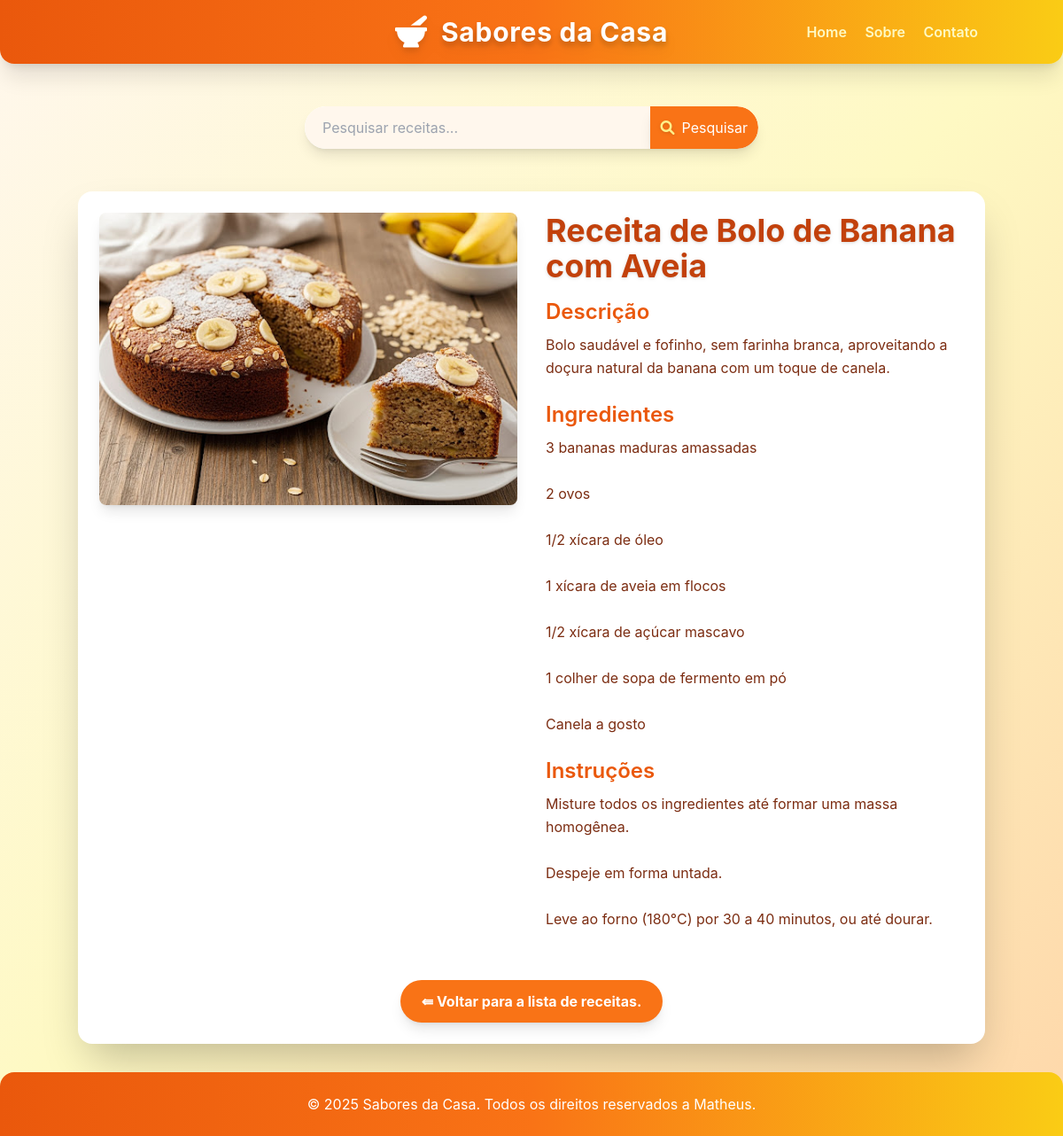
The page /receitas/receita/5/ on the database its author committed.
### receitas/models.py (models this page shows, shortened)
class Receita(models.Model):
    CATEGORIAS = [
        ("doces", "Doces"),
        ("salgadas", "Salgadas"),
        ("bebidas", "Bebidas"),
    ]
    title = models.CharField(max_length=200)
    description = models.TextField()
    ingredients = models.TextField()
    instructions = models.TextField()
    categoria = models.CharField(max_length=20, choices=CATEGORIAS, default="doces")
    image = models.ImageField(upload_to="receitas/images/", null=True, blank=True)
    created_at = models.DateTimeField(auto_now_add=True)
    updated_at = models.DateTimeField(auto_now=True)
    class Meta:
        verbose_name = "Receita"
        verbose_name_plural = "Receitas"
        ordering = ["-created_at"]

### receitas/views.py (the view)
# urls.py: path('receita/<int:id>/', views.receita_detail, name='receita_detail'),
def receita_detail(request, id):
    receita = get_object_or_404(Receita, pk=id)
    return render(request, "receitas/receita_detail.html", {"receita": receita})

### receitas/templates/receitas/receita_detail.html (shortened to what this page needs)
{% extends "receitas/base.html" %}
{% block content %}
<div class="flex flex-col md:flex-row gap-8">
    {% if receita.image %}
    <div class="md:w-1/2">
        <img src="{{ receita.image.url }}" alt="[Imagem da {{ receita.title }}]"
            class="w-full h-auto object-cover rounded-lg shadow-lg transition-shadow duration-300">
    </div>
    {% endif %}
    <div class="md:w-1/2">
        <h2 class="text-4xl font-bold text-orange-700 mb-4 drop-shadow">{{ receita.title }}</h2>
        <h3 class="text-2xl font-semibold text-orange-600 mb-2">Descrição</h3>
        <p class="text-orange-900 mb-6 leading-relaxed">{{ receita.description }}</p>
        <h3 class="text-2xl font-semibold text-orange-600 mb-2">Ingredientes</h3>
        <p class="text-orange-900 mb-6 leading-relaxed whitespace-pre-wrap">{{ receita.ingredients }}</p>
        <h3 class="text-2xl font-semibold text-orange-600 mb-2">Instruções</h3>
        <p class="text-orange-900 mb-6 leading-relaxed whitespace-pre-wrap">{{ receita.instructions }}</p>
    </div>
</div>
<div class="mt-8 text-center">
    <a href="{% url 'home' %}"
        class="inline-block bg-orange-500 hover:bg-orange-600 text-white font-bold py-3 px-6 rounded-full transition duration-300 ease-in-out shadow-lg">
        &lAarr; Voltar para a lista de receitas.
    </a>
</div>
{% endblock %}

### receitas/templates/receitas/base.html (style rules this page uses)
body { font-family: 'Inter', sans-serif; }

### rows shown on the page
Receita: image (picture), title "Receita de Bolo de Banana com Aveia", description "Bolo saudável e fofinho, sem farinha branca, aproveitando a doçura natural da banana com um toque de canela.", ingredients "3 bananas maduras amassadas 2 ovos 1/2 xícara de óleo 1 xícara de aveia em flocos 1/2 xícara de açúcar mascavo 1 colher de sopa de fermento em pó Canela a gosto", instructions "Misture todos os ingredientes até formar uma massa homogênea. Despeje em forma untada. Leve ao forno (180°C) por 30 a 40 minutos, ou até dourar."
